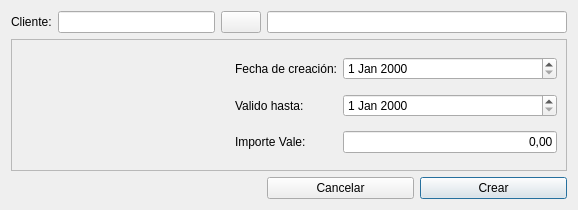
<?xml version="1.0" encoding="UTF-8"?>
<ui version="4.0">
 <class>frmCrearVale</class>
 <widget class="QDialog" name="frmCrearVale">
  <property name="geometry">
   <rect>
    <x>0</x>
    <y>0</y>
    <width>578</width>
    <height>210</height>
   </rect>
  </property>
  <property name="windowTitle">
   <string>Creación de vales</string>
  </property>
  <property name="windowIcon">
   <iconset resource="../maya.qrc">
    <normaloff>:/Icons/PNG/redfox.png</normaloff>:/Icons/PNG/redfox.png</iconset>
  </property>
  <layout class="QGridLayout" name="gridLayout">
   <item row="2" column="4">
    <widget class="QPushButton" name="btnCrear">
     <property name="text">
      <string>Crear</string>
     </property>
     <property name="icon">
      <iconset resource="../maya.qrc">
       <normaloff>:/Icons/PNG/OK.png</normaloff>:/Icons/PNG/OK.png</iconset>
     </property>
    </widget>
   </item>
   <item row="0" column="0">
    <widget class="QLabel" name="label">
     <property name="text">
      <string>Cliente:</string>
     </property>
    </widget>
   </item>
   <item row="2" column="1">
    <spacer name="horizontalSpacer_2">
     <property name="orientation">
      <enum>Qt::Horizontal</enum>
     </property>
     <property name="sizeHint" stdset="0">
      <size>
       <width>88</width>
       <height>20</height>
      </size>
     </property>
    </spacer>
   </item>
   <item row="0" column="1">
    <widget class="QLineEdit" name="txtcodigo"/>
   </item>
   <item row="1" column="0" colspan="5">
    <widget class="QFrame" name="frame">
     <property name="frameShape">
      <enum>QFrame::StyledPanel</enum>
     </property>
     <property name="frameShadow">
      <enum>QFrame::Raised</enum>
     </property>
     <layout class="QGridLayout" name="gridLayout_2">
      <item row="0" column="1">
       <widget class="QLabel" name="label_2">
        <property name="text">
         <string>Fecha de creación:</string>
        </property>
       </widget>
      </item>
      <item row="0" column="2">
       <widget class="QDateEdit" name="dateFechaCreacion"/>
      </item>
      <item row="1" column="0">
       <spacer name="horizontalSpacer">
        <property name="orientation">
         <enum>Qt::Horizontal</enum>
        </property>
        <property name="sizeHint" stdset="0">
         <size>
          <width>167</width>
          <height>20</height>
         </size>
        </property>
       </spacer>
      </item>
      <item row="1" column="1">
       <widget class="QLabel" name="label_3">
        <property name="text">
         <string>Valido hasta:</string>
        </property>
       </widget>
      </item>
      <item row="1" column="2">
       <widget class="QDateEdit" name="dateVencimiento"/>
      </item>
      <item row="2" column="1">
       <widget class="QLabel" name="label_4">
        <property name="text">
         <string>Importe Vale:</string>
        </property>
       </widget>
      </item>
      <item row="2" column="2">
       <widget class="QLineEdit" name="txtImporte">
        <property name="text">
         <string>0,00</string>
        </property>
        <property name="alignment">
         <set>Qt::AlignRight|Qt::AlignTrailing|Qt::AlignVCenter</set>
        </property>
        <property name="readOnly">
         <bool>true</bool>
        </property>
       </widget>
      </item>
     </layout>
    </widget>
   </item>
   <item row="0" column="2">
    <widget class="QPushButton" name="pushButton_3">
     <property name="text">
      <string/>
     </property>
     <property name="icon">
      <iconset resource="../maya.qrc">
       <normaloff>:/Icons/PNG/search2.png</normaloff>:/Icons/PNG/search2.png</iconset>
     </property>
    </widget>
   </item>
   <item row="2" column="3">
    <widget class="QPushButton" name="btnCancelar">
     <property name="text">
      <string>Cancelar</string>
     </property>
     <property name="icon">
      <iconset resource="../maya.qrc">
       <normaloff>:/Icons/PNG/close.png</normaloff>:/Icons/PNG/close.png</iconset>
     </property>
    </widget>
   </item>
   <item row="0" column="3" colspan="2">
    <widget class="QLineEdit" name="txtnombre_fiscal">
     <property name="minimumSize">
      <size>
       <width>300</width>
       <height>0</height>
      </size>
     </property>
     <property name="readOnly">
      <bool>true</bool>
     </property>
    </widget>
   </item>
  </layout>
 </widget>
 <tabstops>
  <tabstop>txtcodigo</tabstop>
  <tabstop>pushButton_3</tabstop>
  <tabstop>btnCrear</tabstop>
  <tabstop>btnCancelar</tabstop>
  <tabstop>dateVencimiento</tabstop>
  <tabstop>dateFechaCreacion</tabstop>
  <tabstop>txtnombre_fiscal</tabstop>
  <tabstop>txtImporte</tabstop>
 </tabstops>
 <resources>
  <include location="../maya.qrc"/>
 </resources>
 <connections>
  <connection>
   <sender>btnCancelar</sender>
   <signal>clicked()</signal>
   <receiver>frmCrearVale</receiver>
   <slot>close()</slot>
   <hints>
    <hint type="sourcelabel">
     <x>308</x>
     <y>155</y>
    </hint>
    <hint type="destinationlabel">
     <x>130</x>
     <y>142</y>
    </hint>
   </hints>
  </connection>
 </connections>
</ui>
